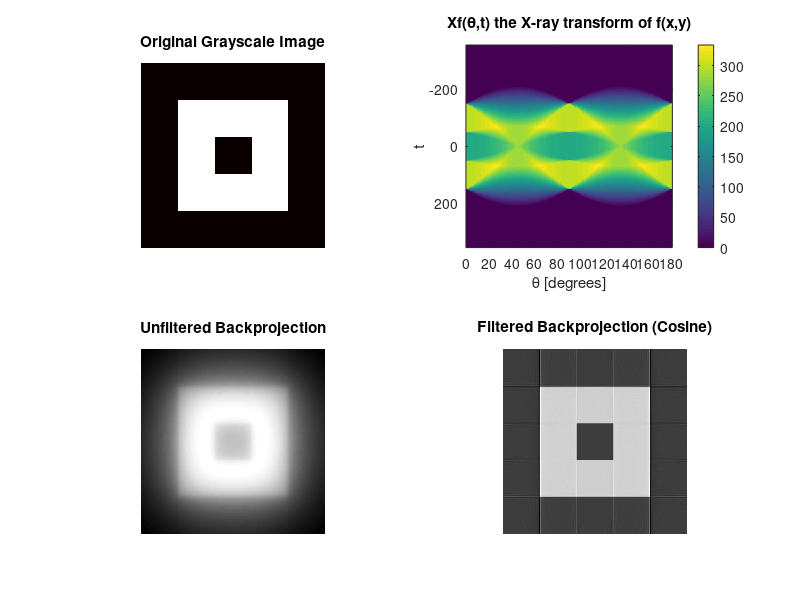

The MATLAB source for this figure:
% define f(x,y)
f=zeros(500);
f(101:400, 101:400)=1;
f(201:300, 201:300)=0;
% xray transform of f
theta=0:180;
[Xf,t]=radon(f,theta);
% backprojection of Xf
F=iradon(Xf,theta,'Linear','Cosine');
U=iradon(Xf,theta,'linear','none');
% plotting
p2=subplot(2,2,1);
imshow(f);
title('Original Grayscale Image');
subplot(2,2,2);
imagesc(theta,t,Xf);
title('Xf(\theta,t) the X-ray transform of f(x,y)');
xlabel('\theta [degrees]');
ylabel('t');
set(gca,'XTick',0:20:180);
colormap(p2,hot);
colorbar;
subplot(2,2,3);
imshow(U,[]);
title('Unfiltered Backprojection');
subplot(2,2,4);
imshow(F,[]);
title('Filtered Backprojection (Cosine)');
